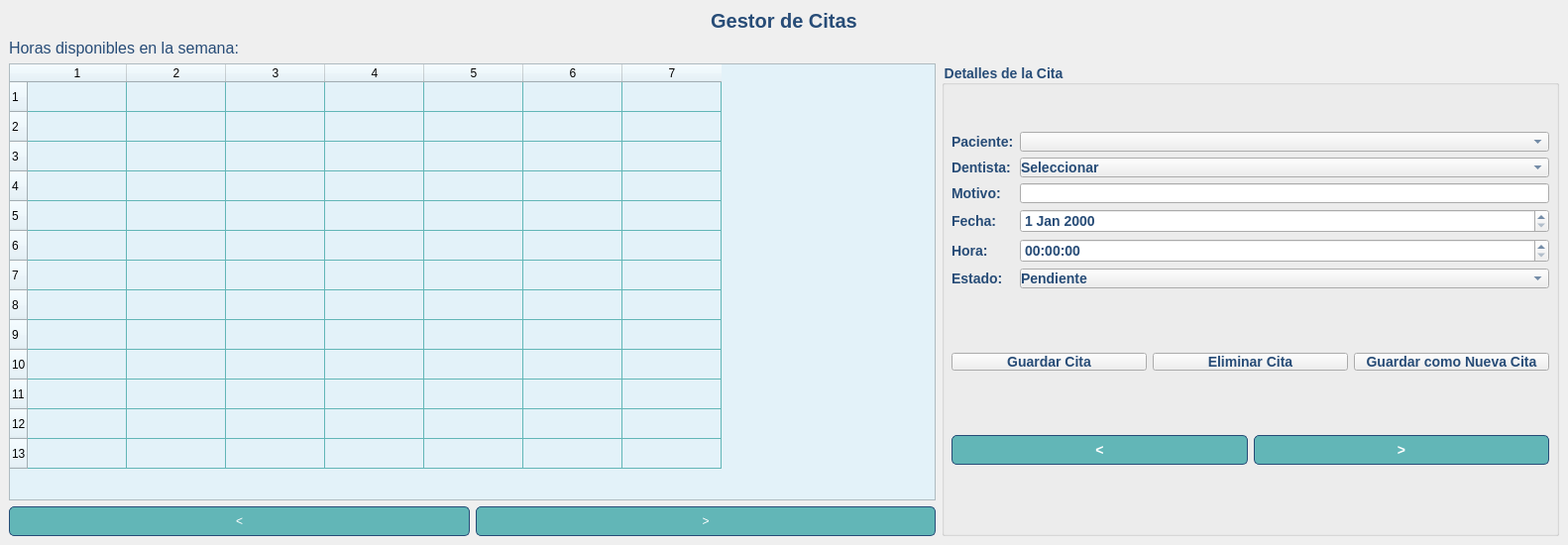
<?xml version="1.0" encoding="UTF-8"?>
<ui version="4.0">
 <class>SemanaWindow</class>
 <widget class="QMainWindow" name="SemanaWindow">
  <property name="geometry">
   <rect>
    <x>0</x>
    <y>0</y>
    <width>1582</width>
    <height>550</height>
   </rect>
  </property>
  <property name="windowTitle">
   <string>Calendario Semanal</string>
  </property>
  <widget class="QWidget" name="centralwidget">
   <layout class="QVBoxLayout" name="verticalLayout">
    <item>
     <widget class="QLabel" name="labelTitle">
      <property name="styleSheet">
       <string>
                                font-size: 20px; font-weight: bold; color: #274C77;
                            </string>
      </property>
      <property name="text">
       <string>Gestor de Citas</string>
      </property>
      <property name="alignment">
       <set>Qt::AlignCenter</set>
      </property>
     </widget>
    </item>
    <item>
     <widget class="QLabel" name="labelHorasDisponibles">
      <property name="styleSheet">
       <string>
                                font-size: 16px; color: #274C77;
                            </string>
      </property>
      <property name="text">
       <string>Horas disponibles en la semana:</string>
      </property>
     </widget>
    </item>
    <item>
     <layout class="QHBoxLayout" name="horizontalLayoutMain" stretch="3,2">
      <item>
       <layout class="QVBoxLayout" name="verticalLayoutCalendar">
        <item>
         <widget class="QTableWidget" name="tableWidgetSemana">
          <property name="styleSheet">
           <string>
                                                gridline-color: #62B6B7; background-color: #E3F2F9;
                                            </string>
          </property>
          <property name="verticalScrollBarPolicy">
           <enum>Qt::ScrollBarAlwaysOff</enum>
          </property>
          <property name="horizontalScrollBarPolicy">
           <enum>Qt::ScrollBarAlwaysOff</enum>
          </property>
          <property name="editTriggers">
           <set>QAbstractItemView::AnyKeyPressed|QAbstractItemView::EditKeyPressed</set>
          </property>
          <property name="rowCount">
           <number>13</number>
          </property>
          <property name="columnCount">
           <number>7</number>
          </property>
          <property name="horizontalHeaderLabels" stdset="0">
           <stringlist>
            <string>Lunes</string>
            <string>Martes</string>
            <string>Miércoles</string>
            <string>Jueves</string>
            <string>Viernes</string>
            <string>Sábado</string>
            <string>Domingo</string>
           </stringlist>
          </property>
          <property name="verticalHeaderLabels" stdset="0">
           <stringlist>
            <string>7:00 AM</string>
            <string>8:00 AM</string>
            <string>9:00 AM</string>
            <string>10:00 AM</string>
            <string>11:00 AM</string>
            <string>12:00 PM</string>
            <string>1:00 PM</string>
            <string>2:00 PM</string>
            <string>3:00 PM</string>
            <string>4:00 PM</string>
            <string>5:00 PM</string>
            <string>6:00 PM</string>
            <string>7:00 PM</string>
           </stringlist>
          </property>
          <row/>
          <row/>
          <row/>
          <row/>
          <row/>
          <row/>
          <row/>
          <row/>
          <row/>
          <row/>
          <row/>
          <row/>
          <row/>
          <column/>
          <column/>
          <column/>
          <column/>
          <column/>
          <column/>
          <column/>
         </widget>
        </item>
        <item>
         <layout class="QHBoxLayout" name="horizontalLayoutButtons">
          <item>
           <widget class="QPushButton" name="btnAnterior">
            <property name="minimumSize">
             <size>
              <width>30</width>
              <height>30</height>
             </size>
            </property>
            <property name="styleSheet">
             <string>
                                                        background-color: #62B6B7; color: #FFFFFF;
                                                        border: 1px solid #274C77; border-radius:
                                                        5px;
                                                    </string>
            </property>
            <property name="text">
             <string>&lt;</string>
            </property>
           </widget>
          </item>
          <item>
           <widget class="QPushButton" name="btnSiguiente">
            <property name="minimumSize">
             <size>
              <width>30</width>
              <height>30</height>
             </size>
            </property>
            <property name="styleSheet">
             <string>
                                                        background-color: #62B6B7; color: #FFFFFF;
                                                        border: 1px solid #274C77; border-radius:
                                                        5px;
                                                    </string>
            </property>
            <property name="text">
             <string>&gt;</string>
            </property>
           </widget>
          </item>
         </layout>
        </item>
       </layout>
      </item>
      <item>
       <widget class="QGroupBox" name="groupBoxDetallesCita">
        <property name="styleSheet">
         <string>
                                        font-size: 14px; font-weight: bold; color: #274C77; margin:
                                        0px; padding: 0px;
                                    </string>
        </property>
        <property name="title">
         <string>Detalles de la Cita</string>
        </property>
        <layout class="QVBoxLayout" name="verticalLayoutDetallesCita">
         <item>
          <layout class="QGridLayout" name="gridLayoutDetallesCita">
           <item row="0" column="0">
            <widget class="QLabel" name="labelPaciente">
             <property name="text">
              <string>Paciente:</string>
             </property>
            </widget>
           </item>
           <item row="0" column="1">
            <widget class="QComboBox" name="comboBoxPaciente"/>
           </item>
           <item row="1" column="0">
            <widget class="QLabel" name="labelDentista">
             <property name="text">
              <string>Dentista:</string>
             </property>
            </widget>
           </item>
           <item row="1" column="1">
            <widget class="QComboBox" name="comboBoxDentista">
             <item>
              <property name="text">
               <string>Seleccionar</string>
              </property>
             </item>
            </widget>
           </item>
           <item row="2" column="0">
            <widget class="QLabel" name="labelMotivo">
             <property name="text">
              <string>Motivo:</string>
             </property>
            </widget>
           </item>
           <item row="2" column="1">
            <widget class="QLineEdit" name="lineEditMotivo"/>
           </item>
           <item row="3" column="0">
            <widget class="QLabel" name="labelFecha">
             <property name="text">
              <string>Fecha:</string>
             </property>
            </widget>
           </item>
           <item row="3" column="1">
            <widget class="QDateEdit" name="dateEditFecha"/>
           </item>
           <item row="4" column="0">
            <widget class="QLabel" name="labelHora">
             <property name="text">
              <string>Hora:</string>
             </property>
            </widget>
           </item>
           <item row="4" column="1">
            <widget class="QTimeEdit" name="timeEditHora"/>
           </item>
           <item row="5" column="0">
            <widget class="QLabel" name="labelEstado">
             <property name="text">
              <string>Estado:</string>
             </property>
            </widget>
           </item>
           <item row="5" column="1">
            <widget class="QComboBox" name="comboBoxEstado">
             <item>
              <property name="text">
               <string>Pendiente</string>
              </property>
             </item>
             <item>
              <property name="text">
               <string>Confirmada</string>
              </property>
             </item>
             <item>
              <property name="text">
               <string>Cancelada</string>
              </property>
             </item>
            </widget>
           </item>
          </layout>
         </item>
         <item>
          <layout class="QHBoxLayout" name="horizontalLayoutDetallesBotones">
           <item>
            <widget class="QPushButton" name="btnGuardarCita">
             <property name="text">
              <string>Guardar Cita</string>
             </property>
            </widget>
           </item>
           <item>
            <widget class="QPushButton" name="btnEliminarCita">
             <property name="text">
              <string>Eliminar Cita</string>
             </property>
            </widget>
           </item>
           <item>
            <widget class="QPushButton" name="btnGuardarNuevaCita">
             <property name="text">
              <string>Guardar como Nueva Cita</string>
             </property>
            </widget>
           </item>
          </layout>
         </item>
         <item>
          <layout class="QHBoxLayout" name="horizontalLayoutDetallesNavegacion">
           <item>
            <widget class="QPushButton" name="btnAnteriorDetalles">
             <property name="minimumSize">
              <size>
               <width>30</width>
               <height>30</height>
              </size>
             </property>
             <property name="styleSheet">
              <string>
                                                            background-color: #62B6B7; color:
                                                            #FFFFFF;
                                                            border: 1px solid #274C77;
                                                            border-radius: 5px;
                                                        </string>
             </property>
             <property name="text">
              <string>&lt;</string>
             </property>
            </widget>
           </item>
           <item>
            <widget class="QPushButton" name="btnSiguienteDetalles">
             <property name="minimumSize">
              <size>
               <width>30</width>
               <height>30</height>
              </size>
             </property>
             <property name="styleSheet">
              <string>
                                                            background-color: #62B6B7; color:
                                                            #FFFFFF;
                                                            border: 1px solid #274C77;
                                                            border-radius: 5px;
                                                        </string>
             </property>
             <property name="text">
              <string>&gt;</string>
             </property>
            </widget>
           </item>
          </layout>
         </item>
        </layout>
       </widget>
      </item>
     </layout>
    </item>
   </layout>
  </widget>
 </widget>
 <resources/>
 <connections/>
</ui>
